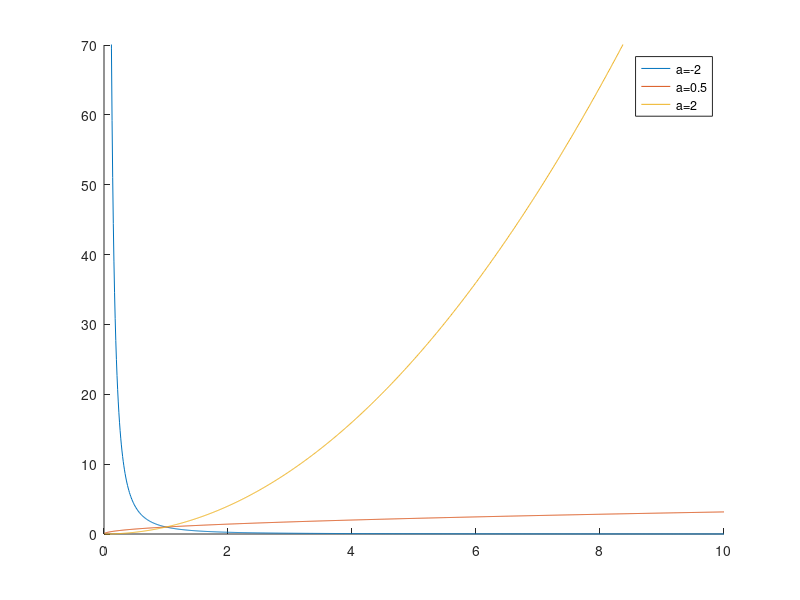

Source code (MATLAB):
clc, clear
x=0.01:.01:10;
a=[-2,0.5,2];
i=1
figure(i)
i=i+1;

for j = a
    f_x=x.^j;
    hold on;
    plot(x,f_x)
    axis([0,10,0,70])    
end
    legend('a=-2', 'a=0.5', 'a=2')
